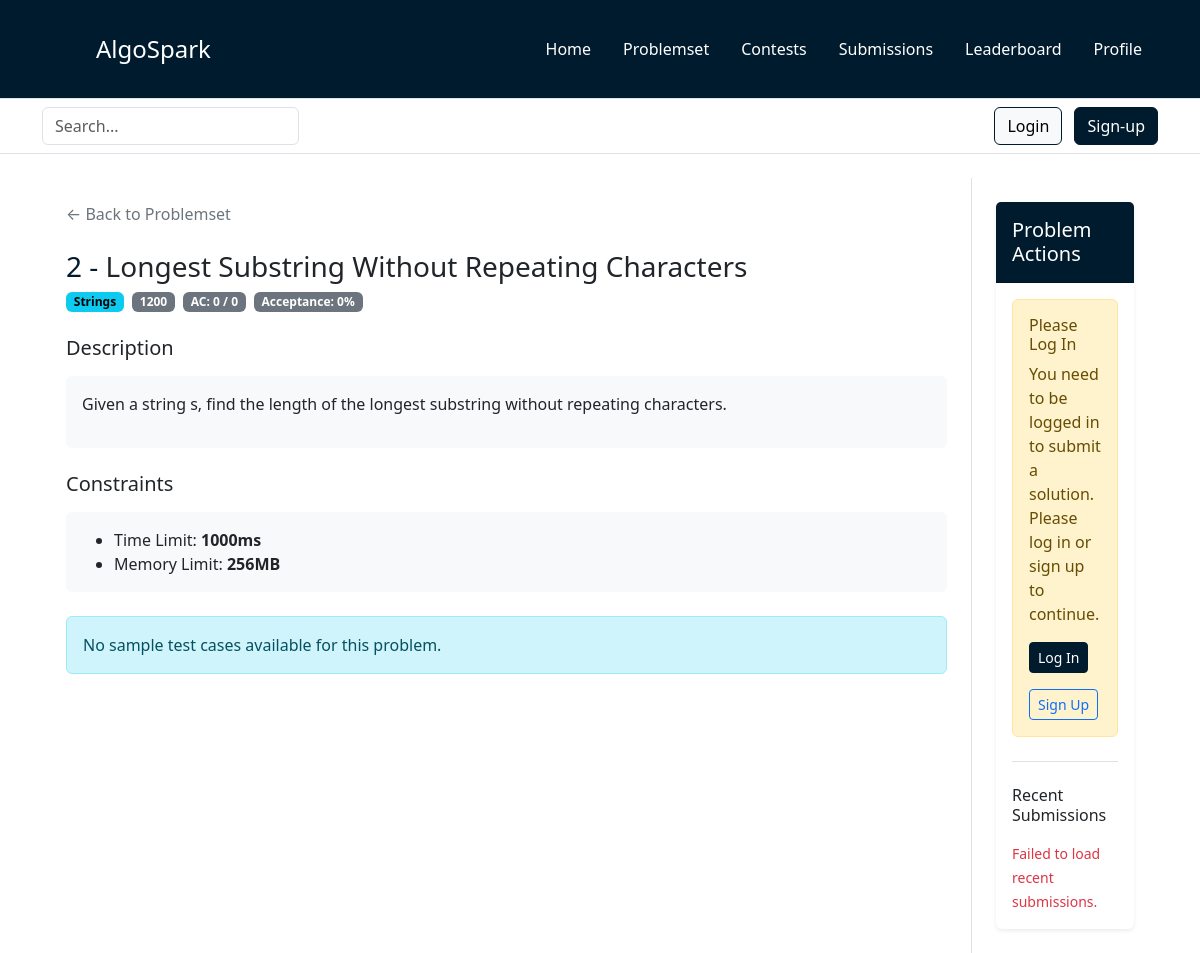
The page /public/pages/problem.php?problem_id=2 on the database its author committed.
### tables this page shows
CREATE TABLE problems (
    id INT PRIMARY KEY AUTO_INCREMENT,
    title VARCHAR(200) NOT NULL UNIQUE,
    description LONGTEXT NOT NULL,
    difficulty INT NOT NULL DEFAULT 900,
    category VARCHAR(300) NOT NULL DEFAULT 'General',
    time_limit_ms INT DEFAULT 1000,
    memory_limit_mb INT DEFAULT 256,
    author_id INT,
    success_count INT DEFAULT 0,
    total_attempts INT DEFAULT 0,
    acceptance_rate DECIMAL(5, 2) DEFAULT 0.00,
    created_at TIMESTAMP DEFAULT CURRENT_TIMESTAMP,
    updated_at TIMESTAMP DEFAULT CURRENT_TIMESTAMP ON UPDATE CURRENT_TIMESTAMP,
    
    FOREIGN KEY (author_id) REFERENCES users(id) ON DELETE SET NULL,
    INDEX idx_difficulty (difficulty),
    INDEX idx_category (category),
    INDEX idx_created_at (created_at)
);

### backend/class/ConnexionDB.php (called while the page is built, shortened)
<?php
class ConnexionDB
{
    private static $_dbname = "algosparkDB";
    private static $_user = "root";
    private static $_pwd = "XddxcddC123!";
    private static $_host = "localhost";
    private static $_bdd = null;
    private function __construct()
    {
        try {
            self::$_bdd = new PDO("mysql:host=" . self::$_host . ";dbname=" . self::$_dbname . ";charset=utf8", self::$_user, self::$_pwd, array(PDO::MYSQL_ATTR_INIT_COMMAND => 'SET NAMES UTF8'));
        } catch (PDOException $e) {
            die('Erreur : ' . $e->getMessage());
        }
    }
    public static function getInstance(): ?PDO
    {
        return (self::$_bdd);
    }
}

### backend/class/ProblemsRepository.php (called while the page is built, shortened)
<?php
class ProblemsRepository extends Repository
{
    public function __construct()
    {
        return parent::__construct(self::tableName);
    }
}

### backend/class/Repository.php (called while the page is built, shortened)
<?php
abstract class Repository implements IRepository
{
    protected $db;
    public function __construct(protected $tableName)
    {
        $this->db = ConnexionDB::getInstance();
    }
    public function findById($id)
    {
        $response = $this->db->prepare("select * from {$this->tableName} where id = ?");
        $response->execute([$id]);
        return $response->fetch(PDO::FETCH_OBJ);
    }
}

### backend/class/TestCasesRepository.php (called while the page is built, shortened)
<?php
class TestCasesRepository extends Repository
{
    public function __construct()
    {
        return parent::__construct(self::tableName);
    }
    public function findSampleByProblemId(int $problemId): array
    {
        $response = $this->db->prepare("SELECT * FROM {$this->tableName} WHERE problem_id = ? AND is_sample = 1 ORDER BY order_index ASC");
        $response->execute([$problemId]);
        return $response->fetchAll(PDO::FETCH_OBJ);
    }
}

### public/pages/problem.php (the view, shortened to what this page needs)
<!doctype html>
<html lang="en">
<?php
require_once __DIR__ . '/../components/head.php';
$problemId = isset($_GET['problem_id']) ? (int) $_GET['problem_id'] : 0;
if ($problemId <= 0) {
    $errorMessage = 'Invalid problem ID';
    $problem = null;
    $testCases = [];
    $languages = [];
} else {
    $ProblemsRepository = new ProblemsRepository();
    $TestCasesRepository = new TestCasesRepository();
    $problem = $ProblemsRepository->findById($problemId);
    if (!$problem) {
        $errorMessage = 'Problem not found';
        $testCases = [];
        $languages = [];
    } else {
        $errorMessage = null;
        $testCases = $TestCasesRepository->findSampleByProblemId($problemId);
    }
}
?>
<body>
    <header>
        <?php
        require_once __DIR__ . '/../components/nav.php';
        require_once __DIR__ . '/../components/search-bar.php';
        ?>
    </header>
    <main class="container mt-4">
        <?php if ($errorMessage): ?>
            <div class="container">
                <div class="alert alert-danger" role="alert">
                    <h4>Error</h4>
                    <p><?= htmlspecialchars($errorMessage, ENT_QUOTES, 'UTF-8') ?></p>
                    <a href="/public/pages/problemset.php" class="btn btn-primary">← Back to Problemset</a>
                </div>
            </div>
        <?php else: ?>
            <div class="row g-0">
                <div class="col-12 col-lg-10 border-end p-4 problem-pane">
                    <div class="mb-4">
                        <a href="/public/pages/problemset.php" class="text-decoration-none text-secondary">← Back to Problemset</a>
                    </div>
                    <div class="mb-4">
                        <h1 class="h3 mb-2">
                            <span class="text-info"><?= (int) $problem->id ?> - </span><?= htmlspecialchars((string) $problem->title, ENT_QUOTES, 'UTF-8') ?>
                        </h1>
                        <div class="d-flex flex-wrap gap-2 mb-3">
                            <span class="badge text-bg-info"><?= htmlspecialchars((string) $problem->category, ENT_QUOTES, 'UTF-8') ?></span>
                            <?php
                            $difficulty = htmlspecialchars((string) $problem->difficulty, ENT_QUOTES, 'UTF-8');
                            $difficultyClass = match ($difficulty) {
                                'Easy' => 'text-bg-success',
                                'Medium' => 'text-bg-warning',
                                'Hard' => 'text-bg-danger',
                                default => 'text-bg-secondary'
                            };
                            ?>
                            <span class="badge <?= $difficultyClass ?>"><?= $difficulty ?></span>
                            <span class="badge text-bg-secondary">
                                AC: <?= (int) $problem->success_count ?> / <?= (int) $problem->total_attempts ?>
                            </span>
                            <span class="badge text-bg-secondary">
                                Acceptance: <?= (int) $problem->acceptance_rate ?>%
                            </span>
                        </div>
                    </div>
                    <div class="mb-4">
                        <h5 class="mb-3">Description</h5>
                        <div class="card border-0 bg-light p-3">
                            <p><?= nl2br(htmlspecialchars((string) $problem->description, ENT_QUOTES, 'UTF-8')) ?></p>
                        </div>
                    </div>
                    <div class="mb-4">
                        <h5 class="mb-3">Constraints</h5>
                        <div class="card border-0 bg-light p-3">
                            <ul class="mb-0">
                                <li>Time Limit: <strong><?= (int) $problem->time_limit_ms ?>ms</strong></li>
                                <li>Memory Limit: <strong><?= (int) $problem->memory_limit_mb ?>MB</strong></li>
                            </ul>
                        </div>
                    </div>
                    <?php if (count($testCases) > 0): ?>
                        <div class="mb-4">
                            <h5 class="mb-3">Sample Test Cases</h5>
                            <?php foreach ($testCases as $index => $testCase): ?>
                                <div class="card mb-3 border">
                                    <div class="card-header bg-secondary text-white py-2">
                                        <strong>Example <?= $index + 1 ?></strong>
                                    </div>
                                    <div class="card-body p-3">
                                        <div class="mb-3">
                                            <div class="d-flex justify-content-between align-items-center mb-2">
                                                <label class="form-label fw-bold mb-0">Input</label>
                                                <button
                                                    type="button"
                                                    class="btn btn-outline-secondary btn-sm problem-copy-btn copy-testcase-btn"
                                                    data-copy-target="testcase-input-<?= (int) $testCase->id ?>">
                                                    Copy
                                                </button>
                                            </div>
                                            <pre class="bg-light p-3 rounded problem-io-code"><code id="testcase-input-<?= (int) $testCase->id ?>"><?= htmlspecialchars((string) $testCase->input, ENT_QUOTES, 'UTF-8') ?></code></pre>
                                        </div>
                                        <div>
                                            <div class="d-flex justify-content-between align-items-center mb-2">
                                                <label class="form-label fw-bold mb-0">Output</label>
                                                <button
                                                    type="button"
                                                    class="btn btn-outline-secondary btn-sm problem-copy-btn copy-testcase-btn"
                                                    data-copy-target="testcase-output-<?= (int) $testCase->id ?>">
                                                    Copy
                                                </button>
                                            </div>
                                            <pre class="bg-light p-3 rounded problem-io-code"><code id="testcase-output-<?= (int) $testCase->id ?>"><?= htmlspecialchars((string) $testCase->expected_output, ENT_QUOTES, 'UTF-8') ?></code></pre>
                                        </div>
                                    </div>
                                </div>
                            <?php endforeach; ?>
                        </div>
                    <?php else: ?>
                        <div class="alert alert-info mb-4">
                            No sample test cases available for this problem.
                        </div>
                    <?php endif; ?>
                </div>
                <div class="col-12 col-lg-2 p-4 problem-pane">
                    <div class="card shadow-sm border-0 problem-side-card">
                        <div class="card-header bg-primary text-white py-3">
                            <h5 class="mb-0">Problem Actions</h5>
                        </div>
                        <div class="card-body">
                            <?php if ($isLoggedIn): ?>
                                <button
                                    type="button"
                                    class="btn btn-success w-100"
                                    data-bs-toggle="modal"
                                    data-bs-target="#submitSolutionModal">
                                    Submit Solution
                                </button>
                            <?php else: ?>
                                <div class="alert alert-warning" role="alert">
                                    <h6 class="mb-2">Please Log In</h6>
                                    <p class="mb-0">You need to be logged in to submit a solution. Please log in or sign up to continue.</p>
                                    <button class="btn btn-primary btn-sm mt-3" data-bs-toggle="modal" data-bs-target="#loginModal">
                                        Log In
                                    </button>
                                    <button class="btn btn-outline-primary btn-sm mt-3" data-bs-toggle="modal" data-bs-target="#signupModal">
                                        Sign Up
                                    </button>
                                </div>
                            <?php endif; ?>
                            <div class="mt-4 pt-4 border-top">
                                <h6 class="mb-3">Recent Submissions</h6>
                                <div id="recentSubmissions" class="text-muted" data-problem-id="<?= (int) $problem->id ?>">
                                </div>
                            </div>
                        </div>
                    </div>
                </div>
            </div>
        <?php endif; ?>
    </main>
</body>
</html>

### public/assets/css/style.css (style rules this page uses)
:root { --slate-blue: #7067cfff; --light-green: #7ee081ff; --night-bordeaux: #561d25ff; --midnight-violet: #2b1c2aff; --shadow-grey: #161c2cff; --prussian-blue: #001b2eff; --charcoal-blue: #385163ff; --slate-grey: #6f8697ff; --powder-blue: #a6bbcbff; --alice-blue: #ddf0ffff; }
.text-info { color: var(--prussian-blue) !important; }
.btn-primary { background-color: var(--prussian-blue); }
.btn-primary, .btn-light { border-color: var(--prussian-blue); }
a { text-decoration: none; }
.bg-primary { background-color: var(--prussian-blue) !important; }

### public/assets/css/problem.css (style rules this page uses)
.problem-pane { max-height: none; overflow-y: visible; }
.problem-side-card { position: sticky; top: 1rem; }

### rows shown on the page
problems: id "2", title "Longest Substring Without Repeating Characters", category "Strings", difficulty "1200", success_count "0", total_attempts "0", acceptance_rate "0", description "Given a string s, find the length of the longest substring without repeating characters.", time_limit_ms "1000", memory_limit_mb "256"
